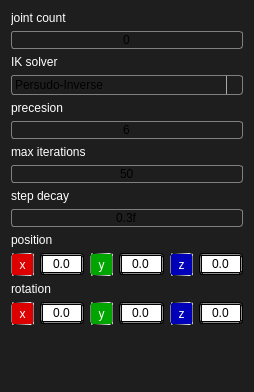
<?xml version="1.0" encoding="UTF-8"?>
<ui version="4.0">
 <class>KinematicComponentUI</class>
 <widget class="QWidget" name="KinematicComponentUI">
  <property name="geometry">
   <rect>
    <x>0</x>
    <y>0</y>
    <width>230</width>
    <height>392</height>
   </rect>
  </property>
  <property name="windowTitle">
   <string>Form</string>
  </property>
  <property name="styleSheet">
   <string notr="true">background-color: rgb(30, 30, 30);
color: rgb(0, 0, 0);
font: 9pt &quot;Microsoft YaHei UI&quot;;</string>
  </property>
  <layout class="QFormLayout" name="formLayout">
   <property name="fieldGrowthPolicy">
    <enum>QFormLayout::AllNonFixedFieldsGrow</enum>
   </property>
   <property name="rowWrapPolicy">
    <enum>QFormLayout::WrapAllRows</enum>
   </property>
   <item row="9" column="0" colspan="2">
    <widget class="QLineEdit" name="decay_val">
     <property name="styleSheet">
      <string notr="true">QLineEdit{
	font:  9pt &quot;Cascadia Code&quot;;
	 background: qlineargradient(x1: 0, y1: 0, x2: 0, y2: 1,
                                 stop: 0 #E1E1E1, stop: 0.4 #DDDDDD,
                                 stop: 0.5 #D8D8D8, stop: 1.0 #D3D3D3);
	 border: 1px solid gray;
     border-radius: 3px;
}</string>
     </property>
     <property name="text">
      <string>0.3f</string>
     </property>
     <property name="echoMode">
      <enum>QLineEdit::Normal</enum>
     </property>
     <property name="alignment">
      <set>Qt::AlignCenter</set>
     </property>
     <property name="readOnly">
      <bool>false</bool>
     </property>
    </widget>
   </item>
   <item row="7" column="0" colspan="2">
    <widget class="QLineEdit" name="max_iterations_val">
     <property name="styleSheet">
      <string notr="true">QLineEdit{
	font:  9pt &quot;Cascadia Code&quot;;
	 background: qlineargradient(x1: 0, y1: 0, x2: 0, y2: 1,
                                 stop: 0 #E1E1E1, stop: 0.4 #DDDDDD,
                                 stop: 0.5 #D8D8D8, stop: 1.0 #D3D3D3);
	 border: 1px solid gray;
     border-radius: 3px;
}</string>
     </property>
     <property name="text">
      <string>50</string>
     </property>
     <property name="echoMode">
      <enum>QLineEdit::Normal</enum>
     </property>
     <property name="alignment">
      <set>Qt::AlignCenter</set>
     </property>
     <property name="readOnly">
      <bool>false</bool>
     </property>
    </widget>
   </item>
   <item row="5" column="0" colspan="2">
    <widget class="QLineEdit" name="precesion_val">
     <property name="styleSheet">
      <string notr="true">QLineEdit{
	font:  9pt &quot;Cascadia Code&quot;;
	 background: qlineargradient(x1: 0, y1: 0, x2: 0, y2: 1,
                                 stop: 0 #E1E1E1, stop: 0.4 #DDDDDD,
                                 stop: 0.5 #D8D8D8, stop: 1.0 #D3D3D3);
	 border: 1px solid gray;
     border-radius: 3px;
}</string>
     </property>
     <property name="text">
      <string>6</string>
     </property>
     <property name="echoMode">
      <enum>QLineEdit::Normal</enum>
     </property>
     <property name="alignment">
      <set>Qt::AlignCenter</set>
     </property>
     <property name="readOnly">
      <bool>false</bool>
     </property>
    </widget>
   </item>
   <item row="1" column="0" colspan="2">
    <widget class="QLineEdit" name="joint_count_val">
     <property name="styleSheet">
      <string notr="true">QLineEdit{
	font:  9pt &quot;Cascadia Code&quot;;
	 background: qlineargradient(x1: 0, y1: 0, x2: 0, y2: 1,
                                 stop: 0 #E1E1E1, stop: 0.4 #DDDDDD,
                                 stop: 0.5 #D8D8D8, stop: 1.0 #D3D3D3);
	 border: 1px solid gray;
     border-radius: 3px;
}</string>
     </property>
     <property name="text">
      <string>0</string>
     </property>
     <property name="echoMode">
      <enum>QLineEdit::Normal</enum>
     </property>
     <property name="alignment">
      <set>Qt::AlignCenter</set>
     </property>
     <property name="readOnly">
      <bool>true</bool>
     </property>
    </widget>
   </item>
   <item row="3" column="0" colspan="2">
    <widget class="QComboBox" name="solver_combo_box">
     <property name="styleSheet">
      <string notr="true">
QComboBox {
    border: 1px solid gray;
    border-radius: 3px;
    padding: 1px 18px 1px 3px;
    min-width: 6em;
}

QComboBox:editable {
    background: white;
}

QComboBox:!editable, QComboBox::drop-down:editable {
     
	 
     background: qlineargradient(x1: 0, y1: 0, x2: 0, y2: 1,
                                 stop: 0 #E1E1E1, stop: 0.4 #DDDDDD,
                                 stop: 0.5 #D8D8D8, stop: 1.0 #D3D3D3);
}

/* QComboBox gets the &quot;on&quot; state when the popup is open */
QComboBox:!editable:on, QComboBox::drop-down:editable:on {
    background: qlineargradient(x1: 0, y1: 0, x2: 0, y2: 1,
                                stop: 0 #D3D3D3, stop: 0.4 #D8D8D8,
                                stop: 0.5 #DDDDDD, stop: 1.0 #E1E1E1);
}

QComboBox:on { /* shift the text when the popup opens */
    padding-top: 3px;
    padding-left: 4px;
}

QComboBox::drop-down {
    subcontrol-origin: padding;
    subcontrol-position: top right;
    width: 15px;

    border-left-width: 1px;
    border-left-color: darkgray;
    border-left-style: solid; /* just a single line */
    border-top-right-radius: 3px; /* same radius as the QComboBox */
    border-bottom-right-radius: 3px;
}

QComboBox::down-arrow {
   image:url(:/16x16/downarrow16x16.png)
}

QComboBox::down-arrow:on { /* shift the arrow when popup is open */
    top: 1px;
    left: 1px;
}

QComboBox QAbstractItemView {
	
	 background: qlineargradient(x1: 0, y1: 0, x2: 0, y2: 1,
                                 stop: 0 #E1E1E1, stop: 0.4 #DDDDDD,
                                 stop: 0.5 #D8D8D8, stop: 1.0 #D3D3D3);
    border: 2px solid darkgray;
    selection-background-color: lightgray;
}</string>
     </property>
     <property name="currentIndex">
      <number>0</number>
     </property>
     <item>
      <property name="text">
       <string>Persudo-Inverse</string>
      </property>
     </item>
     <item>
      <property name="text">
       <string>Damped Least Squared</string>
      </property>
     </item>
     <item>
      <property name="text">
       <string>Jacobian Transpose</string>
      </property>
     </item>
     <item>
      <property name="text">
       <string>Adaptive Damped Least Squared</string>
      </property>
     </item>
     <item>
      <property name="text">
       <string>Selevtively Damped Least Squared</string>
      </property>
     </item>
    </widget>
   </item>
   <item row="11" column="0" colspan="2">
    <layout class="QHBoxLayout" name="pos_layout">
     <item>
      <widget class="QLabel" name="pos_x_tag">
       <property name="sizePolicy">
        <sizepolicy hsizetype="Fixed" vsizetype="Fixed">
         <horstretch>0</horstretch>
         <verstretch>0</verstretch>
        </sizepolicy>
       </property>
       <property name="minimumSize">
        <size>
         <width>23</width>
         <height>23</height>
        </size>
       </property>
       <property name="styleSheet">
        <string notr="true">QLabel{
	color:white;
	background-color: rgb(220, 0, 0);
	border:1px solid;
	border-radius: 2px;
	border-color: qlineargradient(spread:pad, x1:0, y1:0, x2:1, y2:0, stop:0 rgba(0, 0, 0, 255), stop:1 rgba(255, 255, 255, 255));
	padding: -3 -2px;
}
</string>
       </property>
       <property name="text">
        <string>x</string>
       </property>
       <property name="alignment">
        <set>Qt::AlignCenter</set>
       </property>
      </widget>
     </item>
     <item>
      <widget class="QLineEdit" name="pos_x_val">
       <property name="styleSheet">
        <string notr="true">QLineEdit{
	font:  9pt &quot;Cascadia Code&quot;;
	background-color: rgb(255, 255, 255);
	border: 3px double rgb(0, 0, 0);
	border-radius: 3px;
}</string>
       </property>
       <property name="text">
        <string>0.0</string>
       </property>
       <property name="alignment">
        <set>Qt::AlignCenter</set>
       </property>
      </widget>
     </item>
     <item>
      <widget class="QLabel" name="pos_y_tag">
       <property name="sizePolicy">
        <sizepolicy hsizetype="Fixed" vsizetype="Fixed">
         <horstretch>0</horstretch>
         <verstretch>0</verstretch>
        </sizepolicy>
       </property>
       <property name="minimumSize">
        <size>
         <width>23</width>
         <height>23</height>
        </size>
       </property>
       <property name="styleSheet">
        <string notr="true">QLabel{
	color:white;
	background-color: rgb(0, 165, 0);
	border:1px solid;
	border-radius: 2px;
	border-color: qlineargradient(spread:pad, x1:0, y1:0, x2:1, y2:0, stop:0 rgba(0, 0, 0, 255), stop:1 rgba(255, 255, 255, 255));
	padding: -3 -2px;
}
</string>
       </property>
       <property name="text">
        <string>y</string>
       </property>
       <property name="alignment">
        <set>Qt::AlignCenter</set>
       </property>
      </widget>
     </item>
     <item>
      <widget class="QLineEdit" name="pos_y_val">
       <property name="styleSheet">
        <string notr="true">QLineEdit{
	font:  9pt &quot;Cascadia Code&quot;;
	background-color: rgb(255, 255, 255);
	border: 3px double rgb(0, 0, 0);
	border-radius: 3px;
}</string>
       </property>
       <property name="text">
        <string>0.0</string>
       </property>
       <property name="alignment">
        <set>Qt::AlignCenter</set>
       </property>
      </widget>
     </item>
     <item>
      <widget class="QLabel" name="pos_z_tag">
       <property name="sizePolicy">
        <sizepolicy hsizetype="Fixed" vsizetype="Fixed">
         <horstretch>0</horstretch>
         <verstretch>0</verstretch>
        </sizepolicy>
       </property>
       <property name="minimumSize">
        <size>
         <width>23</width>
         <height>23</height>
        </size>
       </property>
       <property name="styleSheet">
        <string notr="true">QLabel{
	color:white;
	background-color: rgb(0, 0, 185);
	border:1px solid;
	border-radius: 2px;
	border-color: qlineargradient(spread:pad, x1:0, y1:0, x2:1, y2:0, stop:0 rgba(0, 0, 0, 255), stop:1 rgba(255, 255, 255, 255));
	padding: -3 -2px;
}
</string>
       </property>
       <property name="text">
        <string>z</string>
       </property>
       <property name="alignment">
        <set>Qt::AlignCenter</set>
       </property>
      </widget>
     </item>
     <item>
      <widget class="QLineEdit" name="pos_z_val">
       <property name="styleSheet">
        <string notr="true">QLineEdit{
	font:  9pt &quot;Cascadia Code&quot;;
	background-color: rgb(255, 255, 255);
	border: 3px double rgb(0, 0, 0);
	border-radius: 3px;
}</string>
       </property>
       <property name="text">
        <string>0.0</string>
       </property>
       <property name="alignment">
        <set>Qt::AlignCenter</set>
       </property>
      </widget>
     </item>
    </layout>
   </item>
   <item row="13" column="0" colspan="2">
    <layout class="QHBoxLayout" name="rot_layout">
     <item>
      <widget class="QLabel" name="rot_x_tag">
       <property name="sizePolicy">
        <sizepolicy hsizetype="Fixed" vsizetype="Fixed">
         <horstretch>0</horstretch>
         <verstretch>0</verstretch>
        </sizepolicy>
       </property>
       <property name="minimumSize">
        <size>
         <width>23</width>
         <height>23</height>
        </size>
       </property>
       <property name="styleSheet">
        <string notr="true">QLabel{
	color:white;
	background-color: rgb(220, 0, 0);
	border:1px solid;
	border-radius: 2px;
	border-color: qlineargradient(spread:pad, x1:0, y1:0, x2:1, y2:0, stop:0 rgba(0, 0, 0, 255), stop:1 rgba(255, 255, 255, 255));
	padding: -3 -2px;
}
</string>
       </property>
       <property name="text">
        <string>x</string>
       </property>
       <property name="alignment">
        <set>Qt::AlignCenter</set>
       </property>
      </widget>
     </item>
     <item>
      <widget class="QLineEdit" name="rot_x_val">
       <property name="styleSheet">
        <string notr="true">QLineEdit{
	font:  9pt &quot;Cascadia Code&quot;;
	background-color: rgb(255, 255, 255);
	border: 3px double rgb(0, 0, 0);
	border-radius: 3px;
}</string>
       </property>
       <property name="text">
        <string>0.0</string>
       </property>
       <property name="alignment">
        <set>Qt::AlignCenter</set>
       </property>
      </widget>
     </item>
     <item>
      <widget class="QLabel" name="rot_y_tag">
       <property name="sizePolicy">
        <sizepolicy hsizetype="Fixed" vsizetype="Fixed">
         <horstretch>0</horstretch>
         <verstretch>0</verstretch>
        </sizepolicy>
       </property>
       <property name="minimumSize">
        <size>
         <width>23</width>
         <height>23</height>
        </size>
       </property>
       <property name="styleSheet">
        <string notr="true">QLabel{
	color:white;
	background-color: rgb(0, 165, 0);
	border:1px solid;
	border-radius: 2px;
	border-color: qlineargradient(spread:pad, x1:0, y1:0, x2:1, y2:0, stop:0 rgba(0, 0, 0, 255), stop:1 rgba(255, 255, 255, 255));
	padding: -3 -2px;
}
</string>
       </property>
       <property name="text">
        <string>y</string>
       </property>
       <property name="alignment">
        <set>Qt::AlignCenter</set>
       </property>
      </widget>
     </item>
     <item>
      <widget class="QLineEdit" name="rot_y_val">
       <property name="styleSheet">
        <string notr="true">QLineEdit{
	font:  9pt &quot;Cascadia Code&quot;;
	background-color: rgb(255, 255, 255);
	border: 3px double rgb(0, 0, 0);
	border-radius: 3px;
}</string>
       </property>
       <property name="text">
        <string>0.0</string>
       </property>
       <property name="alignment">
        <set>Qt::AlignCenter</set>
       </property>
      </widget>
     </item>
     <item>
      <widget class="QLabel" name="rot_z_tag">
       <property name="sizePolicy">
        <sizepolicy hsizetype="Fixed" vsizetype="Fixed">
         <horstretch>0</horstretch>
         <verstretch>0</verstretch>
        </sizepolicy>
       </property>
       <property name="minimumSize">
        <size>
         <width>23</width>
         <height>23</height>
        </size>
       </property>
       <property name="styleSheet">
        <string notr="true">QLabel{
	color:white;
	background-color: rgb(0, 0, 185);
	border:1px solid;
	border-radius: 2px;
	border-color: qlineargradient(spread:pad, x1:0, y1:0, x2:1, y2:0, stop:0 rgba(0, 0, 0, 255), stop:1 rgba(255, 255, 255, 255));
	padding: -3 -2px;
}
</string>
       </property>
       <property name="text">
        <string>z</string>
       </property>
       <property name="alignment">
        <set>Qt::AlignCenter</set>
       </property>
      </widget>
     </item>
     <item>
      <widget class="QLineEdit" name="rot_z_val">
       <property name="styleSheet">
        <string notr="true">QLineEdit{
	font:  9pt &quot;Cascadia Code&quot;;
	background-color: rgb(255, 255, 255);
	border: 3px double rgb(0, 0, 0);
	border-radius: 3px;
}</string>
       </property>
       <property name="text">
        <string>0.0</string>
       </property>
       <property name="alignment">
        <set>Qt::AlignCenter</set>
       </property>
      </widget>
     </item>
    </layout>
   </item>
   <item row="0" column="0" colspan="2">
    <widget class="QLabel" name="joint_count_tag">
     <property name="sizePolicy">
      <sizepolicy hsizetype="Expanding" vsizetype="Preferred">
       <horstretch>0</horstretch>
       <verstretch>0</verstretch>
      </sizepolicy>
     </property>
     <property name="styleSheet">
      <string notr="true">color: rgb(255, 255, 255);</string>
     </property>
     <property name="text">
      <string>joint count</string>
     </property>
     <property name="alignment">
      <set>Qt::AlignLeading|Qt::AlignLeft|Qt::AlignVCenter</set>
     </property>
    </widget>
   </item>
   <item row="2" column="0" colspan="2">
    <widget class="QLabel" name="solver_tag">
     <property name="sizePolicy">
      <sizepolicy hsizetype="Expanding" vsizetype="Preferred">
       <horstretch>0</horstretch>
       <verstretch>0</verstretch>
      </sizepolicy>
     </property>
     <property name="styleSheet">
      <string notr="true">color: rgb(255, 255, 255);</string>
     </property>
     <property name="text">
      <string>IK solver</string>
     </property>
    </widget>
   </item>
   <item row="4" column="0" colspan="2">
    <widget class="QLabel" name="precision_tag">
     <property name="styleSheet">
      <string notr="true">color: rgb(255, 255, 255);</string>
     </property>
     <property name="text">
      <string>precesion</string>
     </property>
    </widget>
   </item>
   <item row="6" column="0" colspan="2">
    <widget class="QLabel" name="max_iterations_tag">
     <property name="styleSheet">
      <string notr="true">color: rgb(255, 255, 255);</string>
     </property>
     <property name="text">
      <string>max iterations</string>
     </property>
    </widget>
   </item>
   <item row="8" column="0" colspan="2">
    <widget class="QLabel" name="decay_tag">
     <property name="styleSheet">
      <string notr="true">color: rgb(255, 255, 255);</string>
     </property>
     <property name="text">
      <string>step decay</string>
     </property>
    </widget>
   </item>
   <item row="10" column="0" colspan="2">
    <widget class="QLabel" name="position_tag">
     <property name="sizePolicy">
      <sizepolicy hsizetype="Expanding" vsizetype="Preferred">
       <horstretch>0</horstretch>
       <verstretch>0</verstretch>
      </sizepolicy>
     </property>
     <property name="styleSheet">
      <string notr="true">color: rgb(255, 255, 255);</string>
     </property>
     <property name="text">
      <string>position</string>
     </property>
    </widget>
   </item>
   <item row="12" column="0" colspan="2">
    <widget class="QLabel" name="rotation_tag">
     <property name="sizePolicy">
      <sizepolicy hsizetype="Expanding" vsizetype="Preferred">
       <horstretch>0</horstretch>
       <verstretch>0</verstretch>
      </sizepolicy>
     </property>
     <property name="styleSheet">
      <string notr="true">color: rgb(255, 255, 255);</string>
     </property>
     <property name="text">
      <string>rotation</string>
     </property>
    </widget>
   </item>
   <item row="14" column="0" colspan="2">
    <spacer name="verticalSpacer">
     <property name="orientation">
      <enum>Qt::Vertical</enum>
     </property>
     <property name="sizeHint" stdset="0">
      <size>
       <width>20</width>
       <height>40</height>
      </size>
     </property>
    </spacer>
   </item>
  </layout>
 </widget>
 <resources/>
 <connections/>
</ui>
